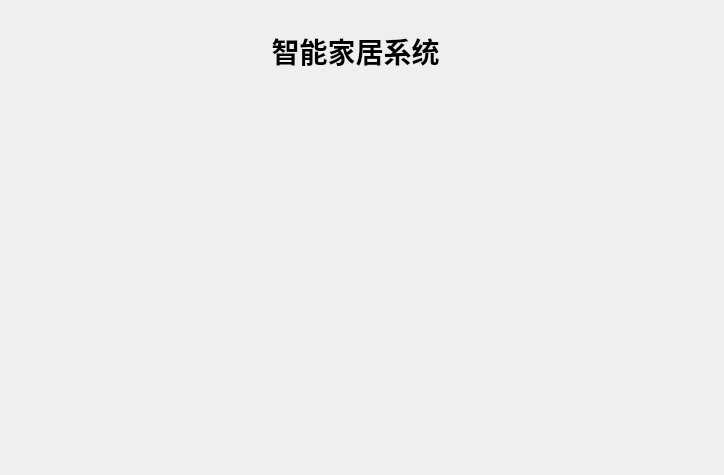
<?xml version="1.0" encoding="UTF-8"?>
<ui version="4.0">
 <class>Graph</class>
 <widget class="QWidget" name="Graph">
  <property name="geometry">
   <rect>
    <x>0</x>
    <y>0</y>
    <width>724</width>
    <height>475</height>
   </rect>
  </property>
  <property name="windowTitle">
   <string>Form</string>
  </property>
  <widget class="QWidget" name="verticalLayoutWidget">
   <property name="geometry">
    <rect>
     <x>0</x>
     <y>110</y>
     <width>731</width>
     <height>371</height>
    </rect>
   </property>
   <layout class="QVBoxLayout" name="verticalLayout"/>
  </widget>
  <widget class="QLabel" name="label">
   <property name="geometry">
    <rect>
     <x>230</x>
     <y>0</y>
     <width>251</width>
     <height>101</height>
    </rect>
   </property>
   <property name="font">
    <font>
     <family>微软雅黑</family>
     <pointsize>21</pointsize>
     <weight>75</weight>
     <bold>true</bold>
    </font>
   </property>
   <property name="text">
    <string>智能家居系统</string>
   </property>
   <property name="alignment">
    <set>Qt::AlignCenter</set>
   </property>
  </widget>
 </widget>
 <resources/>
 <connections/>
</ui>
